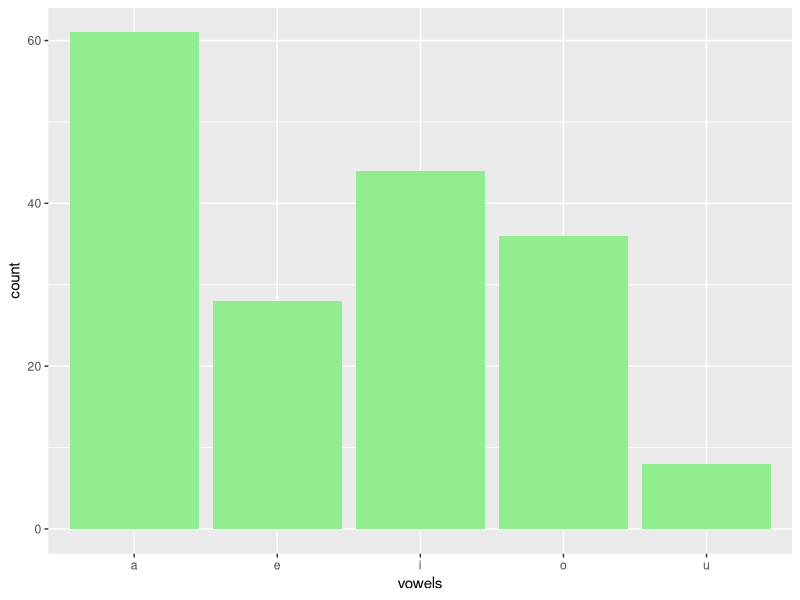

Write the R code that produced this figure.
##1. How many vowels are there in the names of USA States?

#Take the vector of State names and split it by " " to get individual character
# Unlist to flatten list to a vector

library(MASS)
data(USArrests)
States = rownames(USArrests)
View(States)

library(magrittr)

characters = state.name %>% strsplit(split = "") %>% unlist

#filter out vowels
vowels = characters[grepl (pattern = 'a|e|i|o|u' ,x = characters,
                           ignore.case = TRUE)] %>% tolower

table(vowels)


##2. Visualize the vowels distribution.


library(ggplot2)

#from the base plot using the ggplot function
ggp <- ggplot(data.frame(vowels), aes(x=vowels))

#call gemo_histogram and pass the stat as "count" to plot a histogram
ggp + geom_histogram(fill="lightgreen", stat="count")
